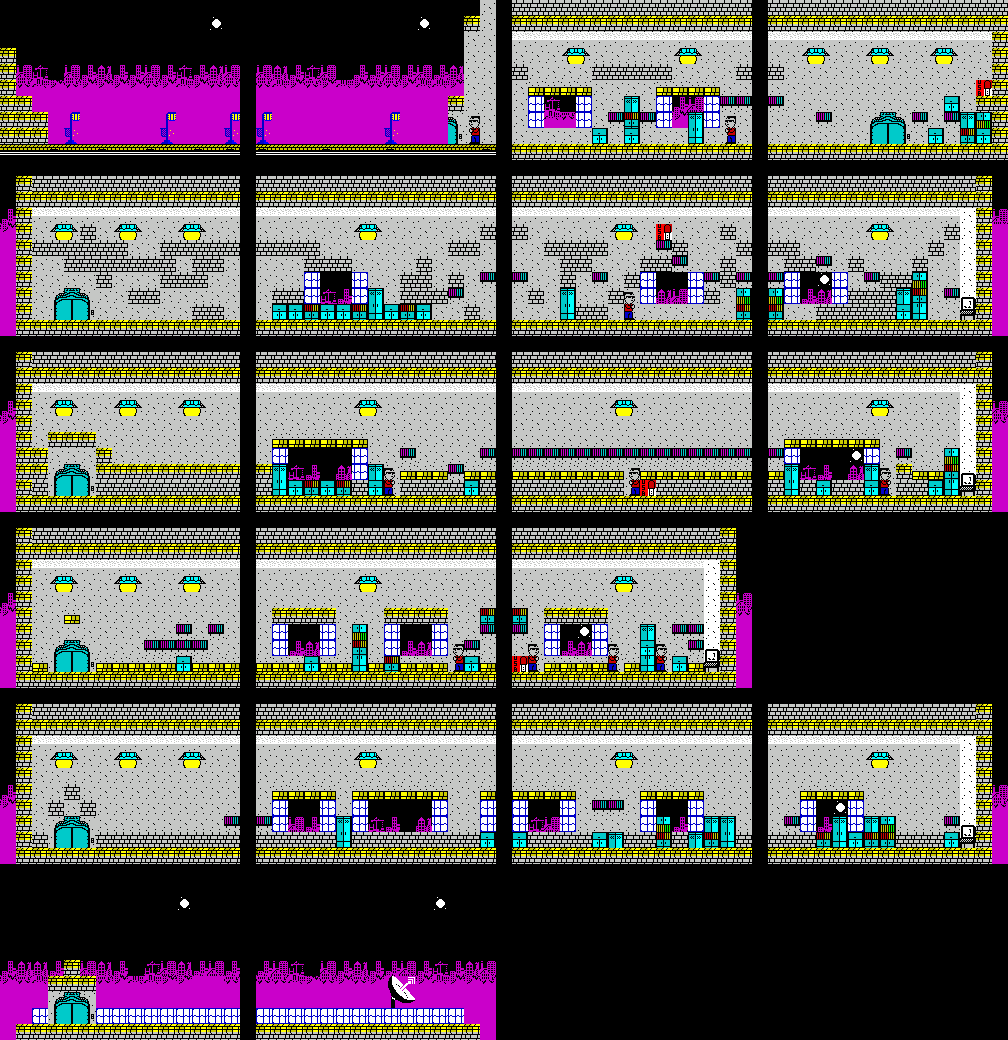

This is a level from a 2D game, rendered from its Tiled map with the project's own tilesets. A one-line summary and the map file follow, with tile-layer data summarised:
An orthogonal 63x65 tile map with 16x16 px tiles, 1 tile layer (map), 2 tilesets and 24 objects.

<map version="1.0" orientation="orthogonal" width="63" height="65" tilewidth="16" tileheight="16">
 <properties>
  <property name="lock" value="99" />
 </properties>
 <tileset firstgid="1" name="work" tilewidth="16" tileheight="16">
  <image source="../gfx/work.png" width="256" height="48" />
 </tileset>
 <tileset firstgid="49" name="sprites" tilewidth="16" tileheight="16">
  <image source="../gfx/sprites.png" width="256" height="32" />
 </tileset>
 <layer name="map" width="63" height="65">
  <data>[4095 cells, 3600 non-empty, 47 distinct tile ids]</data>
 </layer>
 <objectgroup name="enems" width="63" height="65">
  <object gid="73" x="464" y="144" />
  <object gid="75" x="256" y="144" />
  <object gid="73" x="720" y="144" />
  <object gid="75" x="512" y="144" />
  <object gid="69" x="624" y="320" />
  <object gid="71" x="736" y="320" />
  <object gid="73" x="608" y="320" />
  <object gid="75" x="512" y="320" />
  <object gid="69" x="384" y="496" />
  <object gid="71" x="480" y="496" />
  <object gid="73" x="368" y="496" />
  <object gid="75" x="256" y="496" />
  <object gid="73" x="624" y="496" />
  <object gid="75" x="512" y="496" />
  <object gid="69" x="640" y="496" />
  <object gid="71" x="736" y="496" />
  <object gid="69" x="880" y="496" />
  <object gid="71" x="960" y="496" />
  <object gid="73" x="864" y="496" />
  <object gid="75" x="768" y="496" />
  <object gid="69" x="528" y="672" />
  <object gid="71" x="704" y="672" />
  <object gid="73" x="448" y="672" />
  <object gid="75" x="256" y="672" />
 </objectgroup>
</map>